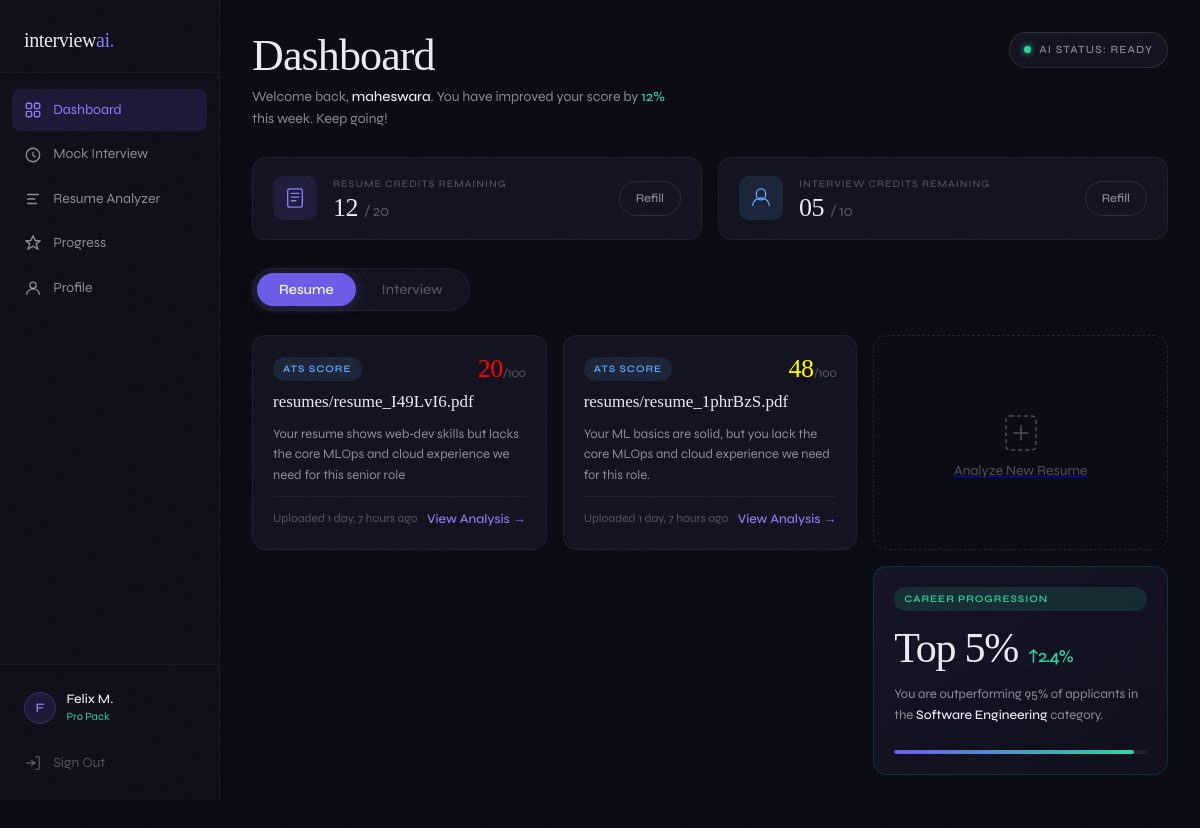
The app's page /dashboard/ (signed in) with its own data.
### core/models.py (models this page shows, shortened)
class ResumeAnalysis(models.Model):
    analysis_id = models.UUIDField(primary_key=True, default=uuid4, editable=False)
    user_id = models.ForeignKey(User, on_delete=models.CASCADE)
    resume = models.FileField(upload_to='resumes/', validators=[FileExtensionValidator(['pdf'])])
    jd = models.TextField(validators=[
        MinLengthValidator(150,message='Job description must be at least 150 characters long'),
    ])
    report = models.JSONField(default=dict)
    created_at = models.DateTimeField(auto_now_add=True)
    def score(self):
        if self.report.get('overall_score') >= 50:
            return 'high'
        elif self.report.get('overall_score') >= 21:
            return 'medium'
        else:
            return 'low'

### core/views.py (the view)
# urls.py: path('dashboard/',dashboard,name="dashboard"),
def dashboard(request):
    user_data = ResumeAnalysis.objects.filter(user_id=request.user)
    context = {"user_data":user_data}
    return render(request, "dashboard.html",context)

### templates/dashboard.html (shortened to what this page needs)
{% load static %}
<!DOCTYPE html>
<html lang="en">
<head>
    <link rel="stylesheet" href="{% static 'css/dashboard.css' %}"/>
</head>
<body>
<aside class="sidebar" id="sidebar">
    <div class="sidebar-top">
        <a href="{% url 'home' %}" class="s-logo">interview<span>ai</span><span class="s-dot">.</span></a>
    </div>
    <nav class="s-nav">
        <a href="#" class="s-item s-active">
            Dashboard
        </a>
        <a href="#" class="s-item">
            <svg class="s-icon" viewBox="0 0 20 20" fill="none">
                <circle cx="10" cy="10" r="7.5" stroke="currentColor" stroke-width="1.5"/>
                <path d="M10 7v3.5l2.5 1.5" stroke="currentColor" stroke-width="1.5" stroke-linecap="round"/>
            </svg>
            Mock Interview
        </a>
        <a href="{% url 'resume_analysis' %}" class="s-item">
            <svg class="s-icon" viewBox="0 0 20 20" fill="none">
                <path d="M4 5h12M4 10h8M4 15h10" stroke="currentColor" stroke-width="1.5" stroke-linecap="round"/>
            </svg>
            Resume Analyzer
        </a>
        <a href="#" class="s-item">
            <svg class="s-icon" viewBox="0 0 20 20" fill="none">
                <path d="M10 2L12.5 7.5H18L13.5 11L15.5 17L10 13.5L4.5 17L6.5 11L2 7.5H7.5L10 2Z" stroke="currentColor"
                      stroke-width="1.5" stroke-linejoin="round"/>
            </svg>
            Progress
        </a>
        <a href="#" class="s-item">
            <svg class="s-icon" viewBox="0 0 20 20" fill="none">
                <circle cx="10" cy="7" r="3.5" stroke="currentColor" stroke-width="1.5"/>
                <path d="M3 17c0-3.3 3.1-6 7-6s7 2.7 7 6" stroke="currentColor" stroke-width="1.5"
                      stroke-linecap="round"/>
            </svg>
            Profile
        </a>
    </nav>
    <div class="s-bottom">
        <div class="s-user">
            <div class="s-avatar">F</div>
            <div class="s-user-info">
                <span class="s-user-name">Felix M.</span>
                <span class="s-user-plan">Pro Pack</span>
            </div>
        </div>
        <a href="#" class="s-item s-signout">
            Sign Out
        </a>
    </div>
</aside>
<main class="main">
    <div class="dash-header">
        <div class="dash-header-left">
            <h1 class="dash-title">Dashboard</h1>
            <p class="dash-welcome">Welcome back, <strong>{{ request.user.username}}</strong>. You have improved your score by <span
                    class="highlight-green">12%</span> this week. Keep going!</p>
        </div>
        <div class="ai-status">
            <span class="ai-dot"></span>
            AI STATUS: READY
        </div>
    </div>
    <div class="credit-row">
        <div class="credit-card">
            <div class="credit-icon resume-icon">
                <svg viewBox="0 0 24 24" fill="none" width="22" height="22">
                    <rect x="4" y="2" width="16" height="20" rx="2.5" stroke="currentColor" stroke-width="1.5"/>
                    <path d="M8 7h8M8 11h8M8 15h5" stroke="currentColor" stroke-width="1.5" stroke-linecap="round"/>
                </svg>
            </div>
            <div class="credit-body">
                <p class="credit-label">Resume Credits Remaining</p>
                <p class="credit-value">12 <span>/ 20</span></p>
            </div>
            <a href="#" class="btn-refill">Refill</a>
        </div>
        <div class="credit-card">
            <div class="credit-icon interview-icon">
                <svg viewBox="0 0 24 24" fill="none" width="22" height="22">
                    <path d="M12 2a5 5 0 015 5v2a5 5 0 01-10 0V7a5 5 0 015-5z" stroke="currentColor"
                          stroke-width="1.5"/>
                    <path d="M3 20c0-4.4 4-8 9-8s9 3.6 9 8" stroke="currentColor" stroke-width="1.5"
                          stroke-linecap="round"/>
                </svg>
            </div>
            <div class="credit-body">
                <p class="credit-label">Interview Credits Remaining</p>
                <p class="credit-value">05 <span>/ 10</span></p>
            </div>
            <a href="#" class="btn-refill">Refill</a>
        </div>
    </div>
    <div class="tab-row">
        <button class="tab-btn tab-active" onclick="switchTab(this,'resume-grid')">Resume</button>
        <button class="tab-btn" onclick="switchTab(this,'interview-grid')">Interview</button>
    </div>
    <div class="bento-grid" id="resume-grid">
        {% for analysis in user_data %}
            <div class="bento-card">
                <div class="card-top-row">
                    <span class="badge badge-ats">ATS Score</span>
                    <span class="card-score {{ analysis.score }}">{{ analysis.report.overall_score }}<span>/100</span></span>
                </div>
                <h3 class="card-title">{{ analysis.resume.name }}</h3>
                <p class="card-desc">{{ analysis.report.recruiter_note }}</p>
                <div class="card-footer">
                    <span class="card-time">Uploaded {{ analysis.created_at|timesince }} ago</span>
                    <a href="{% url 'resume_result' analysis.analysis_id %}" class="card-link">View Analysis →</a>
                </div>
            </div>
        {% endfor %}
        <div class="bento-card card-career">
            <p class="badge badge-career">Career Progression</p>
            <div class="career-big">Top 5% <span class="career-delta">↑2.4%</span></div>
            <p class="career-sub">You are outperforming 95% of applicants in the <strong>Software Engineering</strong>
                category.</p>
            <div class="career-bar-track">
                <div class="career-bar-fill" style="width:95%"></div>
            </div>
        </div>
        <div class="bento-card card-add">
            <a href="{% url 'resume_analysis' %}">
                <div class="add-inner">
                    <div class="add-icon">
                        <svg viewBox="0 0 40 40" fill="none" width="40" height="40">
                            <rect x="5" y="3" width="30" height="34" rx="4" stroke="currentColor" stroke-width="1.5"
                                  stroke-dasharray="4 3"/>
                            <path d="M20 13v14M13 20h14" stroke="currentColor" stroke-width="1.5"
                                  stroke-linecap="round"/>
                        </svg>
                    </div>
                    <p class="add-label">Analyze New Resume</p>
            </a>
        </div>
    </div>
</main>
</body>
</html>

### records on screen
ResumeAnalysis: report.overall_score "20", resume.name "resumes/resume_I49LvI6.pdf", report.recruiter_note "Your resume shows web‑dev skills but lacks the core MLOps and cloud experience we need for this senior role", created_at "1 day, 7 hours"
ResumeAnalysis: report.overall_score "48", resume.name "resumes/resume_1phrBzS.pdf", report.recruiter_note "Your ML basics are solid, but you lack the core MLOps and cloud experience we need for this role.", created_at "1 day, 7 hours"

### other values on screen
{{ request.user.username }} "maheswara"
